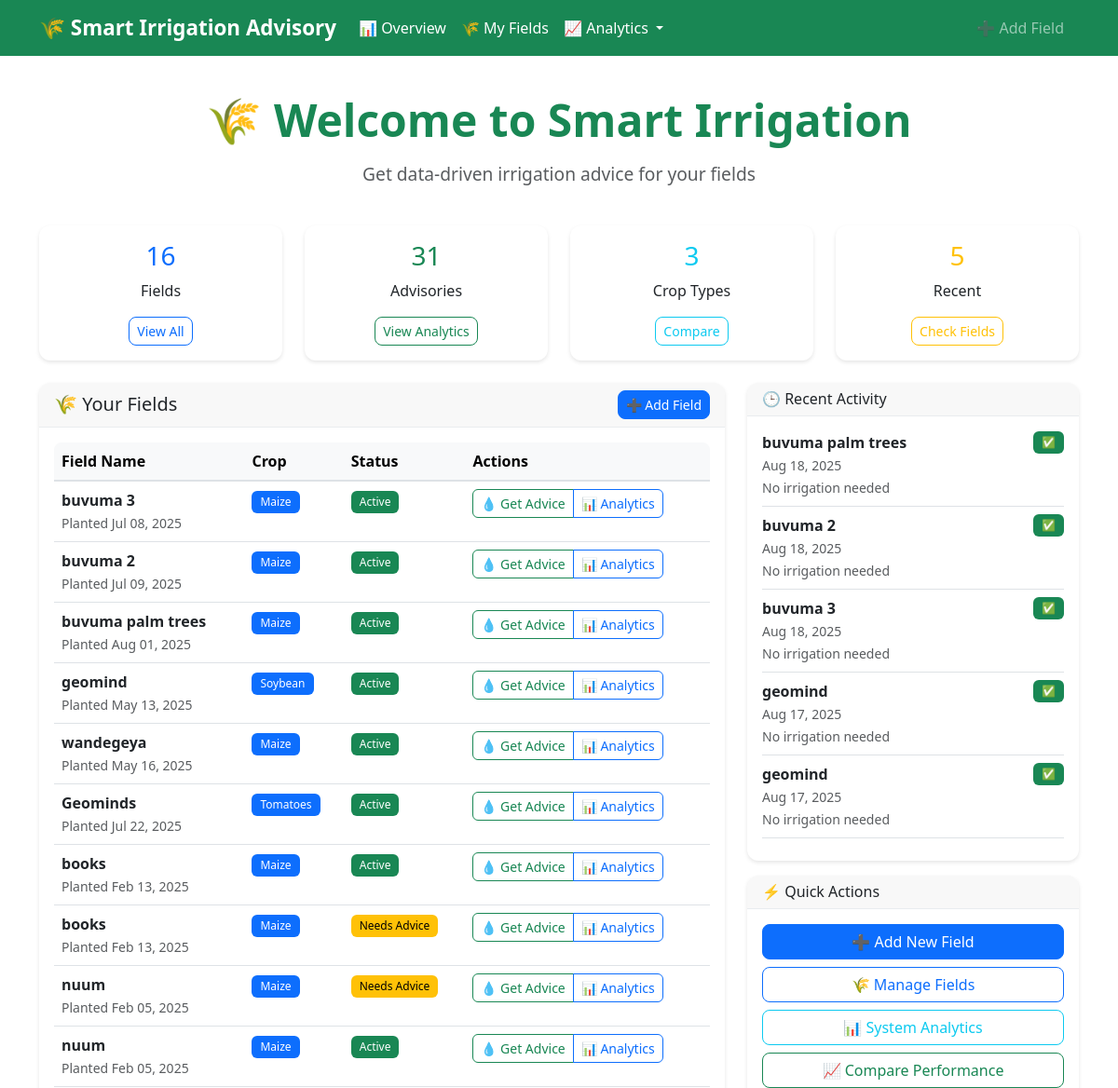
The app's page /dashboard/ (upper part), older data.
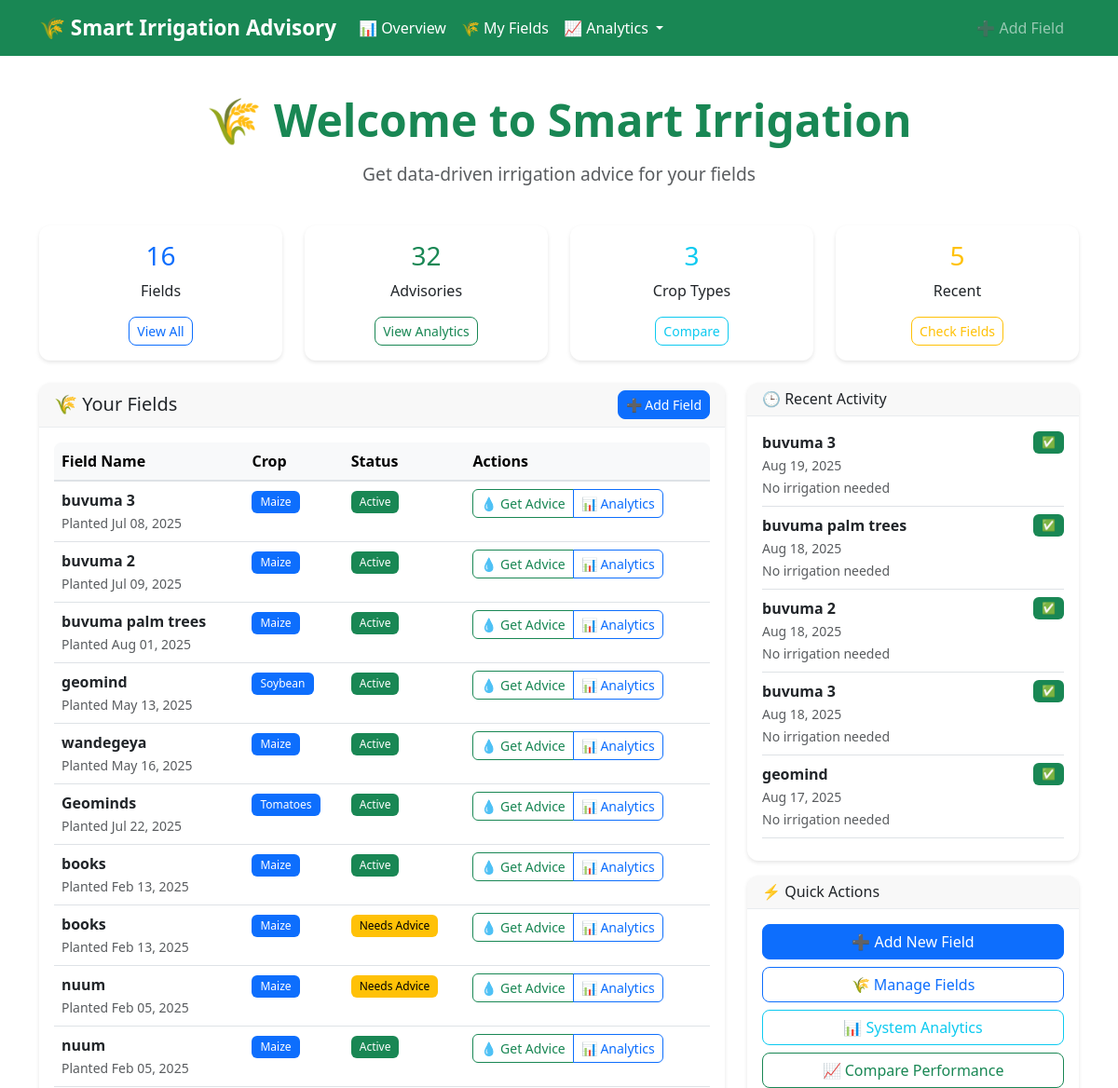
The same page, newer data.
### advisory/models.py (models this page shows, shortened)
class FarmField(models.Model):
    CROP_CHOICES = [
        ("maize", "Maize"),
        ("soybean", "Soybean"),
        ("rice", "Rice"),
        ("wheat", "Wheat"),
        ("sugarcane", "Sugarcane"),
        ("cotton", "Cotton"),
        ("beans", "Beans"),
        ("potatoes", "Potatoes"),
        ("tomatoes", "Tomatoes"),
        ("cassava", "Cassava"),
    ]
    SOIL_CHOICES = [
        ("clay", "Clay"),
        ("loam", "Loam"),
        ("sandy", "Sandy"),
        ("silt", "Silt"),
        ("clay_loam", "Clay Loam"),
        ("sandy_loam", "Sandy Loam"),
    ]
    name = models.CharField(max_length=100)
    latitude = models.FloatField(_('Latitude'), validators=[
        MinValueValidator(-90.0), MaxValueValidator(90.0)])
    longitude = models.FloatField(_('Longitude'), validators=[
        MinValueValidator(-180.0), MaxValueValidator(180.0)])
    soil_type = models.CharField(
        choices=SOIL_CHOICES, max_length=20, default="loam", null=True, blank=True)
    crop_type = models.CharField(
        choices=CROP_CHOICES, max_length=20, default="maize")
    planting_date = models.DateField(_('Planting Date'), default=date.today)
    field_area_ha = models.FloatField(
        _('Field Area (ha)'),
        validators=[MinValueValidator(0.1), MaxValueValidator(1000.0)],
        null=True, blank=True,
        help_text="Field area in hectares"
    )
    elevation = models.FloatField(
        _('Elevation (m)'),
        null=True, blank=True,
        help_text="Field elevation in meters"
    )
    created_at = models.DateTimeField(auto_now_add=True)
    updated_at = models.DateTimeField(auto_now=True)
    class Meta:
        ordering = ['-created_at']
        verbose_name = 'Farm Field'
        verbose_name_plural = 'Farm Fields'

class IrrigationAdvisory(models.Model):
    field = models.ForeignKey(
        FarmField, on_delete=models.CASCADE, related_name='advisories')
    date = models.DateField(default=date.today)
    crop_stage = models.CharField(max_length=50, default="Initial")
    eto = models.FloatField(default=0.0)  # mm/day
    rainfall = models.FloatField(default=0.0)  # mm/week
    kc = models.FloatField(default=0.0)  # Crop Coefficient
    water_need = models.FloatField(default=0.0)  # mm/week
    water_deficit = models.FloatField(default=0.0)
    recommendation = models.TextField(blank=True)
    soil_moisture = models.FloatField(
        default=0.0,
        help_text="Soil moisture percentage"
    )
    irrigation_recommended = models.BooleanField(default=False)
    irrigation_volume = models.FloatField(
        default=0.0,
        help_text="Recommended irrigation volume in mm"
    )
    confidence_score = models.FloatField(
        default=0.0,
        validators=[MinValueValidator(0.0), MaxValueValidator(1.0)],
        help_text="Confidence in recommendation (0-1)"
    )
    data_source = models.CharField(
        max_length=50,
        default="simulated",
        help_text="Source of weather data (GEE, API, simulated)"
    )
    class Meta:
        ordering = ['-date']
        verbose_name = 'Irrigation Advisory'
        verbose_name_plural = 'Irrigation Advisories'
        get_latest_by = 'date'

### advisory/views.py (the view)
# urls.py: path('dashboard/', views.dashboard_view, name='dashboard'),
def dashboard_view(request):
    fields = FarmField.objects.all()
    total_fields = fields.count()
    total_advisories = IrrigationAdvisory.objects.count()
    crop_summary = {}
    for field in fields:
        crop = field.crop_type
        if crop not in crop_summary:
            crop_summary[crop] = 0
        crop_summary[crop] += 1
    recent_advisories = IrrigationAdvisory.objects.select_related(
        'field').order_by('-date')[:5]
    context = {
        'total_fields': total_fields,
        'total_advisories': total_advisories,
        'crop_summary': crop_summary,
        'recent_advisories': recent_advisories,
        'fields': fields
    }
    return render(request, 'advisory/dashboard.html', context)

### templates/advisory/dashboard.html (shortened to what the changed rows need)
{% extends "base.html" %} {% block title %}Dashboard{% endblock %}  {% block content %}
<div class="container mt-4">
  <div class="row mb-4">
    <div class="col-12">
      <div class="text-center">
        <h1 class="display-5 mb-3">🌾 Welcome to Smart Irrigation</h1>
      </div>
    </div>
  </div>
  <div class="row mb-4">
    <div class="col-md-3">
      <div class="card text-center h-100">
        <div class="card-body">
          <h3 class="text-success">{{ total_advisories }}</h3>
          <p class="card-text">Advisories</p>
          {% if total_advisories > 0 %}
          <a href="{% url 'advisory:system_analytics' %}" class="btn btn-outline-success btn-sm">View Analytics</a>
          {% endif %}
        </div>
      </div>
    </div>
  </div>
  <div class="row">
    <div class="col-md-8">
      <div class="card">
        <div class="card-body">
          {% if fields %}
          <div class="table-responsive">
            <table class="table table-hover">
              <thead class="table-light">
                <tr>
                  <th>Field Name</th>
                  <th>Crop</th>
                  <th>Status</th>
                  <th>Actions</th>
                </tr>
              </thead>
              <tbody>
                {% for field in fields %}
                <tr>
                  <td>
                    <strong>{{ field.name }}</strong>
                    <br /><small class="text-muted">Planted {{ field.planting_date|date:"M d, Y" }}</small>
                  </td>
                  <td>
                    <span class="badge bg-primary">{{ field.crop_type|title }}</span>
                  </td>
                  <td>
                    {% if field.advisories.count > 0 %}
                    <span class="badge bg-success">Active</span>
                    {% else %}
                    <span class="badge bg-warning">Needs Advice</span>
                    {% endif %}
                  </td>
                  <td>
                    <div class="btn-group btn-group-sm">
                      <a href="{% url 'advisory:get_advice' field.id %}" class="btn btn-outline-success"> 💧 Get Advice </a>
                      <a href="{% url 'advisory:field_analytics' field.id %}" class="btn btn-outline-primary"> 📊 Analytics </a>
                    </div>
                  </td>
                </tr>
                {% endfor %}
              </tbody>
            </table>
          </div>
          {% else %}
          <div class="text-center py-4">
            <p class="text-muted">No fields registered yet.</p>
            <a href="{% url 'advisory:create_field' %}" class="btn btn-primary"> Create Your First Field </a>
          </div>
          {% endif %}
        </div>
      </div>
    </div>
    <div class="col-md-4">
      {% if recent_advisories %}
      <div class="card mb-3">
        <div class="card-body">
          {% for advisory in recent_advisories %}
          <div class="border-bottom pb-2 mb-2">
            <div class="d-flex justify-content-between align-items-start">
              <div>
                <strong>{{ advisory.field.name }}</strong>
                <br />
                <small class="text-muted">{{ advisory.date|date:"M d, Y" }}</small>
              </div>
              <span class="badge {% if advisory.irrigation_recommended %}bg-warning{% else %}bg-success{% endif %}">
                {% if advisory.irrigation_recommended %}💧{% else %}✅{% endif %}
              </span>
            </div>
            <small class="text-muted">
              {% if advisory.irrigation_recommended %} {{ advisory.irrigation_volume|floatformat:1 }}mm recommended {% else %} No irrigation needed {% endif %}
            </small>
          </div>
          {% endfor %}
        </div>
      </div>
      {% endif %}
    </div>
  </div>
</div>
{% endblock %}

Row changes from the older to the newer data that the page shows:
no longer on this page (row unchanged): IrrigationAdvisory: field.name "geomind", date "Aug 17, 2025", irrigation_recommended "No irrigation needed"
added IrrigationAdvisory: field.name "buvuma 3", date "Aug 19, 2025", irrigation_recommended "No irrigation needed"
Text that changed along with them:
{{ total_advisories }}: "31" → "32"
